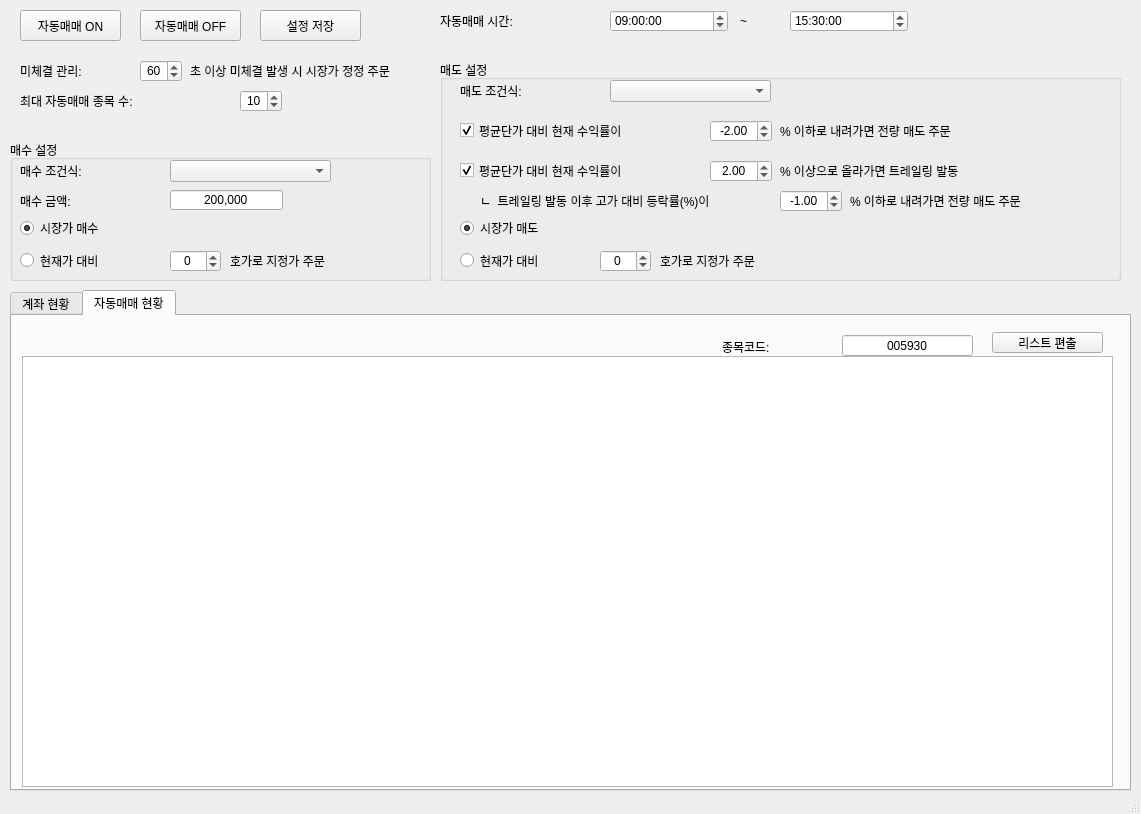
<?xml version="1.0" encoding="UTF-8"?>
<ui version="4.0">
 <class>MainWindow</class>
 <widget class="QMainWindow" name="MainWindow">
  <property name="geometry">
   <rect>
    <x>0</x>
    <y>0</y>
    <width>1141</width>
    <height>814</height>
   </rect>
  </property>
  <property name="windowTitle">
   <string>AutoTrader</string>
  </property>
  <widget class="QWidget" name="centralwidget">
   <widget class="QTabWidget" name="tabWidget">
    <property name="geometry">
     <rect>
      <x>10</x>
      <y>290</y>
      <width>1121</width>
      <height>501</height>
     </rect>
    </property>
    <property name="currentIndex">
     <number>1</number>
    </property>
    <widget class="QWidget" name="tab_2">
     <attribute name="title">
      <string>계좌 현황</string>
     </attribute>
     <widget class="QTableView" name="accountInfoTableView">
      <property name="geometry">
       <rect>
        <x>10</x>
        <y>10</y>
        <width>1091</width>
        <height>461</height>
       </rect>
      </property>
      <property name="editTriggers">
       <set>QAbstractItemView::NoEditTriggers</set>
      </property>
     </widget>
    </widget>
    <widget class="QWidget" name="tab">
     <attribute name="title">
      <string>자동매매 현황</string>
     </attribute>
     <widget class="QTableView" name="autoTradeInfoTableView">
      <property name="geometry">
       <rect>
        <x>10</x>
        <y>40</y>
        <width>1091</width>
        <height>431</height>
       </rect>
      </property>
      <property name="editTriggers">
       <set>QAbstractItemView::NoEditTriggers</set>
      </property>
     </widget>
     <widget class="QLineEdit" name="popStockCodeLineEdit">
      <property name="geometry">
       <rect>
        <x>830</x>
        <y>19</y>
        <width>131</width>
        <height>21</height>
       </rect>
      </property>
      <property name="text">
       <string>005930</string>
      </property>
      <property name="alignment">
       <set>Qt::AlignCenter</set>
      </property>
     </widget>
     <widget class="QPushButton" name="popPushButton">
      <property name="geometry">
       <rect>
        <x>980</x>
        <y>16</y>
        <width>111</width>
        <height>21</height>
       </rect>
      </property>
      <property name="text">
       <string>리스트 편출</string>
      </property>
     </widget>
     <widget class="QLabel" name="label_12">
      <property name="geometry">
       <rect>
        <x>710</x>
        <y>20</y>
        <width>121</width>
        <height>21</height>
       </rect>
      </property>
      <property name="text">
       <string>종목코드:</string>
      </property>
     </widget>
    </widget>
   </widget>
   <widget class="QGroupBox" name="groupBox">
    <property name="geometry">
     <rect>
      <x>10</x>
      <y>140</y>
      <width>421</width>
      <height>141</height>
     </rect>
    </property>
    <property name="title">
     <string>매수 설정</string>
    </property>
    <widget class="QComboBox" name="buyConditionComboBox">
     <property name="geometry">
      <rect>
       <x>160</x>
       <y>20</y>
       <width>161</width>
       <height>22</height>
      </rect>
     </property>
    </widget>
    <widget class="QLabel" name="label">
     <property name="geometry">
      <rect>
       <x>10</x>
       <y>50</y>
       <width>151</width>
       <height>21</height>
      </rect>
     </property>
     <property name="text">
      <string>매수 금액: </string>
     </property>
    </widget>
    <widget class="QLineEdit" name="buyAmountLineEdit">
     <property name="geometry">
      <rect>
       <x>160</x>
       <y>50</y>
       <width>113</width>
       <height>20</height>
      </rect>
     </property>
     <property name="text">
      <string>200,000</string>
     </property>
     <property name="alignment">
      <set>Qt::AlignCenter</set>
     </property>
    </widget>
    <widget class="QLabel" name="label_2">
     <property name="geometry">
      <rect>
       <x>10</x>
       <y>20</y>
       <width>141</width>
       <height>21</height>
      </rect>
     </property>
     <property name="text">
      <string>매수 조건식:</string>
     </property>
    </widget>
    <widget class="QRadioButton" name="marketBuyRadioButton">
     <property name="geometry">
      <rect>
       <x>10</x>
       <y>80</y>
       <width>111</width>
       <height>16</height>
      </rect>
     </property>
     <property name="text">
      <string>시장가 매수</string>
     </property>
     <property name="checked">
      <bool>true</bool>
     </property>
    </widget>
    <widget class="QRadioButton" name="limitBuyRadioButton">
     <property name="geometry">
      <rect>
       <x>10</x>
       <y>110</y>
       <width>151</width>
       <height>21</height>
      </rect>
     </property>
     <property name="text">
      <string>현재가 대비</string>
     </property>
    </widget>
    <widget class="QSpinBox" name="limitBuySpinBox">
     <property name="geometry">
      <rect>
       <x>160</x>
       <y>110</y>
       <width>51</width>
       <height>22</height>
      </rect>
     </property>
     <property name="alignment">
      <set>Qt::AlignCenter</set>
     </property>
     <property name="minimum">
      <number>-10</number>
     </property>
     <property name="maximum">
      <number>10</number>
     </property>
    </widget>
    <widget class="QLabel" name="label_8">
     <property name="geometry">
      <rect>
       <x>220</x>
       <y>110</y>
       <width>191</width>
       <height>21</height>
      </rect>
     </property>
     <property name="text">
      <string>호가로 지정가 주문</string>
     </property>
    </widget>
   </widget>
   <widget class="QGroupBox" name="groupBox_2">
    <property name="geometry">
     <rect>
      <x>440</x>
      <y>60</y>
      <width>681</width>
      <height>221</height>
     </rect>
    </property>
    <property name="title">
     <string>매도 설정</string>
    </property>
    <widget class="QDoubleSpinBox" name="trailingStopDoubleSpinBox2">
     <property name="geometry">
      <rect>
       <x>340</x>
       <y>130</y>
       <width>62</width>
       <height>22</height>
      </rect>
     </property>
     <property name="alignment">
      <set>Qt::AlignCenter</set>
     </property>
     <property name="minimum">
      <double>-99.000000000000000</double>
     </property>
     <property name="singleStep">
      <double>0.100000000000000</double>
     </property>
     <property name="value">
      <double>-1.000000000000000</double>
     </property>
    </widget>
    <widget class="QLabel" name="label_4">
     <property name="geometry">
      <rect>
       <x>340</x>
       <y>60</y>
       <width>241</width>
       <height>21</height>
      </rect>
     </property>
     <property name="text">
      <string>% 이하로 내려가면 전량 매도 주문</string>
     </property>
    </widget>
    <widget class="QLabel" name="label_7">
     <property name="geometry">
      <rect>
       <x>410</x>
       <y>130</y>
       <width>251</width>
       <height>21</height>
      </rect>
     </property>
     <property name="text">
      <string>% 이하로 내려가면 전량 매도 주문</string>
     </property>
    </widget>
    <widget class="QCheckBox" name="stopLossCheckBox">
     <property name="geometry">
      <rect>
       <x>20</x>
       <y>60</y>
       <width>251</width>
       <height>21</height>
      </rect>
     </property>
     <property name="text">
      <string>평균단가 대비 현재 수익률이 </string>
     </property>
     <property name="checked">
      <bool>true</bool>
     </property>
    </widget>
    <widget class="QLabel" name="label_5">
     <property name="geometry">
      <rect>
       <x>340</x>
       <y>100</y>
       <width>261</width>
       <height>21</height>
      </rect>
     </property>
     <property name="text">
      <string>% 이상으로 올라가면 트레일링 발동</string>
     </property>
    </widget>
    <widget class="QDoubleSpinBox" name="trailingStopDoubleSpinBox1">
     <property name="geometry">
      <rect>
       <x>270</x>
       <y>100</y>
       <width>62</width>
       <height>22</height>
      </rect>
     </property>
     <property name="alignment">
      <set>Qt::AlignCenter</set>
     </property>
     <property name="minimum">
      <double>-99.000000000000000</double>
     </property>
     <property name="singleStep">
      <double>0.100000000000000</double>
     </property>
     <property name="value">
      <double>2.000000000000000</double>
     </property>
    </widget>
    <widget class="QDoubleSpinBox" name="stopLossDoubleSpinBox">
     <property name="geometry">
      <rect>
       <x>270</x>
       <y>60</y>
       <width>62</width>
       <height>22</height>
      </rect>
     </property>
     <property name="alignment">
      <set>Qt::AlignCenter</set>
     </property>
     <property name="minimum">
      <double>-99.000000000000000</double>
     </property>
     <property name="singleStep">
      <double>0.100000000000000</double>
     </property>
     <property name="value">
      <double>-2.000000000000000</double>
     </property>
    </widget>
    <widget class="QLabel" name="label_3">
     <property name="geometry">
      <rect>
       <x>20</x>
       <y>20</y>
       <width>141</width>
       <height>21</height>
      </rect>
     </property>
     <property name="text">
      <string>매도 조건식:</string>
     </property>
    </widget>
    <widget class="QLabel" name="label_6">
     <property name="geometry">
      <rect>
       <x>40</x>
       <y>130</y>
       <width>301</width>
       <height>21</height>
      </rect>
     </property>
     <property name="text">
      <string>ㄴ  트레일링 발동 이후 고가 대비 등락률(%)이 </string>
     </property>
    </widget>
    <widget class="QComboBox" name="sellConditionComboBox">
     <property name="geometry">
      <rect>
       <x>170</x>
       <y>20</y>
       <width>161</width>
       <height>22</height>
      </rect>
     </property>
    </widget>
    <widget class="QCheckBox" name="trailingStopCheckBox">
     <property name="geometry">
      <rect>
       <x>20</x>
       <y>100</y>
       <width>251</width>
       <height>21</height>
      </rect>
     </property>
     <property name="text">
      <string>평균단가 대비 현재 수익률이 </string>
     </property>
     <property name="checked">
      <bool>true</bool>
     </property>
    </widget>
    <widget class="QSpinBox" name="limitSellSpinBox">
     <property name="geometry">
      <rect>
       <x>160</x>
       <y>190</y>
       <width>51</width>
       <height>22</height>
      </rect>
     </property>
     <property name="alignment">
      <set>Qt::AlignCenter</set>
     </property>
     <property name="minimum">
      <number>-10</number>
     </property>
     <property name="maximum">
      <number>10</number>
     </property>
    </widget>
    <widget class="QLabel" name="label_9">
     <property name="geometry">
      <rect>
       <x>220</x>
       <y>190</y>
       <width>211</width>
       <height>21</height>
      </rect>
     </property>
     <property name="text">
      <string>호가로 지정가 주문</string>
     </property>
    </widget>
    <widget class="QRadioButton" name="limitSellRadioButton">
     <property name="geometry">
      <rect>
       <x>20</x>
       <y>190</y>
       <width>141</width>
       <height>21</height>
      </rect>
     </property>
     <property name="text">
      <string>현재가 대비</string>
     </property>
    </widget>
    <widget class="QRadioButton" name="marketSellRadioButton">
     <property name="geometry">
      <rect>
       <x>20</x>
       <y>160</y>
       <width>111</width>
       <height>16</height>
      </rect>
     </property>
     <property name="text">
      <string>시장가 매도</string>
     </property>
     <property name="checked">
      <bool>true</bool>
     </property>
    </widget>
   </widget>
   <widget class="QLabel" name="label_10">
    <property name="geometry">
     <rect>
      <x>190</x>
      <y>60</y>
      <width>251</width>
      <height>21</height>
     </rect>
    </property>
    <property name="text">
     <string>초 이상 미체결 발생 시 시장가 정정 주문</string>
    </property>
   </widget>
   <widget class="QSpinBox" name="amendOrderSpinBox">
    <property name="geometry">
     <rect>
      <x>140</x>
      <y>60</y>
      <width>42</width>
      <height>22</height>
     </rect>
    </property>
    <property name="alignment">
     <set>Qt::AlignCenter</set>
    </property>
    <property name="minimum">
     <number>0</number>
    </property>
    <property name="maximum">
     <number>999</number>
    </property>
    <property name="value">
     <number>60</number>
    </property>
   </widget>
   <widget class="QLabel" name="label_11">
    <property name="geometry">
     <rect>
      <x>20</x>
      <y>60</y>
      <width>121</width>
      <height>21</height>
     </rect>
    </property>
    <property name="text">
     <string>미체결 관리:</string>
    </property>
   </widget>
   <widget class="QPushButton" name="savePushButton">
    <property name="geometry">
     <rect>
      <x>260</x>
      <y>10</y>
      <width>101</width>
      <height>31</height>
     </rect>
    </property>
    <property name="text">
     <string>설정 저장</string>
    </property>
   </widget>
   <widget class="QPushButton" name="autoOnPushButton">
    <property name="geometry">
     <rect>
      <x>20</x>
      <y>10</y>
      <width>101</width>
      <height>31</height>
     </rect>
    </property>
    <property name="text">
     <string>자동매매 ON</string>
    </property>
   </widget>
   <widget class="QPushButton" name="autoOffPushButton">
    <property name="geometry">
     <rect>
      <x>140</x>
      <y>10</y>
      <width>101</width>
      <height>31</height>
     </rect>
    </property>
    <property name="text">
     <string>자동매매 OFF</string>
    </property>
   </widget>
   <widget class="QLabel" name="label_13">
    <property name="geometry">
     <rect>
      <x>20</x>
      <y>90</y>
      <width>221</width>
      <height>21</height>
     </rect>
    </property>
    <property name="text">
     <string>최대 자동매매 종목 수:</string>
    </property>
   </widget>
   <widget class="QSpinBox" name="maxAutoTradeCountSpinBox">
    <property name="geometry">
     <rect>
      <x>240</x>
      <y>90</y>
      <width>42</width>
      <height>22</height>
     </rect>
    </property>
    <property name="alignment">
     <set>Qt::AlignCenter</set>
    </property>
    <property name="minimum">
     <number>0</number>
    </property>
    <property name="maximum">
     <number>95</number>
    </property>
    <property name="value">
     <number>10</number>
    </property>
   </widget>
   <widget class="QLabel" name="label_14">
    <property name="geometry">
     <rect>
      <x>740</x>
      <y>10</y>
      <width>51</width>
      <height>21</height>
     </rect>
    </property>
    <property name="text">
     <string>~</string>
    </property>
   </widget>
   <widget class="QLabel" name="label_15">
    <property name="geometry">
     <rect>
      <x>440</x>
      <y>10</y>
      <width>171</width>
      <height>21</height>
     </rect>
    </property>
    <property name="text">
     <string>자동매매 시간:</string>
    </property>
   </widget>
   <widget class="QTimeEdit" name="marketStartTimeEdit">
    <property name="geometry">
     <rect>
      <x>610</x>
      <y>10</y>
      <width>118</width>
      <height>22</height>
     </rect>
    </property>
    <property name="time">
     <time>
      <hour>9</hour>
      <minute>0</minute>
      <second>0</second>
     </time>
    </property>
   </widget>
   <widget class="QTimeEdit" name="marketEndTimeEdit">
    <property name="geometry">
     <rect>
      <x>790</x>
      <y>10</y>
      <width>118</width>
      <height>22</height>
     </rect>
    </property>
    <property name="time">
     <time>
      <hour>15</hour>
      <minute>30</minute>
      <second>0</second>
     </time>
    </property>
   </widget>
  </widget>
  <widget class="QStatusBar" name="statusbar"/>
 </widget>
 <resources/>
 <connections/>
</ui>
